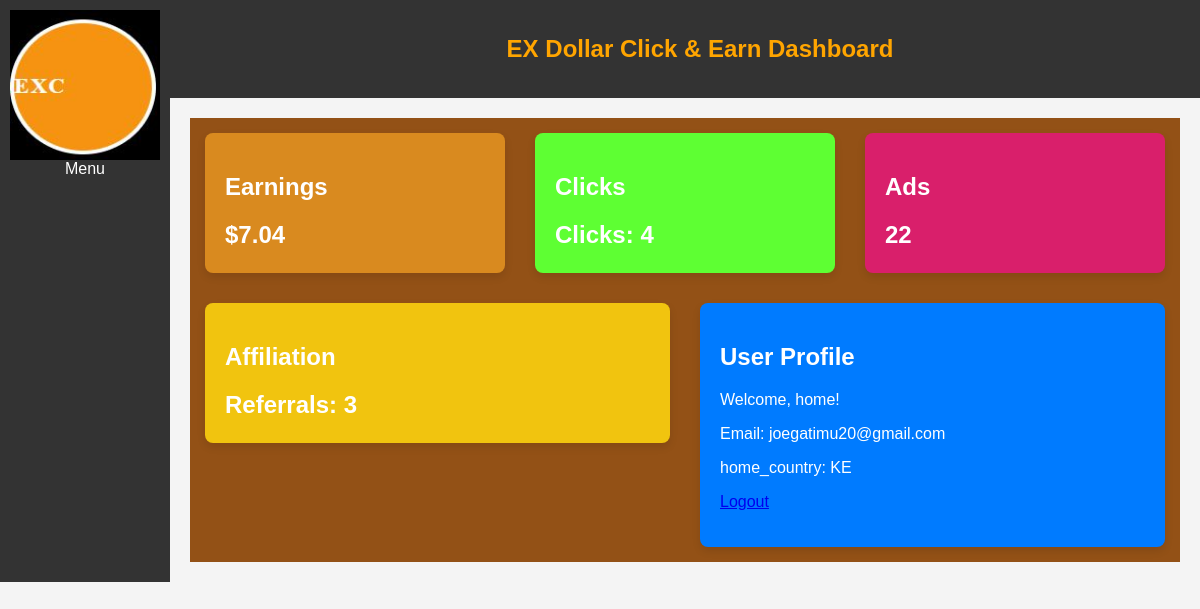
/click/dashboard/index.php (signed in), run on the app's committed database.
### tables this page shows
CREATE TABLE `users` (
  `user_id` int(11) NOT NULL,
  `surname` varchar(255) NOT NULL,
  `othernames` varchar(255) DEFAULT NULL,
  `mobile_number` varchar(15) NOT NULL,
  `home_country` varchar(255) NOT NULL,
  `identity_type` varchar(255) NOT NULL,
  `date_of_birth` date NOT NULL,
  `first_name` varchar(255) NOT NULL,
  `email` varchar(255) NOT NULL,
  `mobile_number2` varchar(15) DEFAULT NULL,
  `town` varchar(255) DEFAULT NULL,
  `number` int(11) NOT NULL,
  `gender` varchar(20) NOT NULL,
  `username` varchar(50) NOT NULL,
  `password` varchar(255) NOT NULL,
  `balance` decimal(10,2) DEFAULT NULL,
  `referrer_id` varchar(255) DEFAULT NULL,
  `referral_code` varchar(255) DEFAULT uuid()
);

### click/dashboard/index.php (the view, shortened to what this page needs)
<?php
include('../connect.php');
$user_id = $_SESSION['user_id'];
$sqlUser = "SELECT * FROM users WHERE user_id = '$user_id'";
$resultUser = $conn->query($sqlUser);
if ($resultUser->num_rows > 0) {
    $user = $resultUser->fetch_assoc();
    $username = $user['username'];
    $email = $user['email'];
    $home_country = $user['home_country'];
    $sqlClicks = "SELECT COUNT(*) AS clicks_count FROM user_actions WHERE user_id = '$user_id' AND action_type = 'click'";
    $resultClicks = $conn->query($sqlClicks);
    if ($resultClicks) {
        $clicksCount = $resultClicks->fetch_assoc()['clicks_count'];
    } else {
        $clicksCount = "N/A";
    }
    $sqlTotalEarnings = "SELECT SUM(earnings) AS total_earnings FROM user_actions WHERE user_id = '$user_id'";
    $resultTotalEarnings = $conn->query($sqlTotalEarnings);
    if ($resultTotalEarnings) {
        $totalEarnings = number_format($resultTotalEarnings->fetch_assoc()['total_earnings'], 2);
        $sqlAffiliationCount = "SELECT COUNT(*) AS affiliation_count FROM users WHERE referrer_id = '$user_id'";
        $resultAffiliationCount = $conn->query($sqlAffiliationCount);
        if ($resultAffiliationCount) {
            $affiliationCount = $resultAffiliationCount->fetch_assoc()['affiliation_count'];
            $totalEarnings += $affiliationCount * 2;
        } else {
            $affiliationCount = "N/A";
        }
    } else {
        $totalEarnings = "N/A";
        $affiliationCount = "N/A";
    }
    $sqlAds = "SELECT COUNT(*) AS ads_count FROM ads WHERE country = '$home_country'";
    $resultAds = $conn->query($sqlAds);
    if ($resultAds) {
        $adsCount = $resultAds->fetch_assoc()['ads_count'];
    } else {
        $adsCount = "N/A";
    }
}
?>
<!DOCTYPE html>
<html lang="en">
<head>
</head>
<body>
    <nav>
        <img src="../logo.JPG" alt="Logo" width="150" height="150" align="left">
        <div class="dropdown" style="text-align: center;">
            <a href="#">Menu</a>
        </div>
    </nav>
    <div class="content">
        <header>
            <h2 style="color: orange;">EX Dollar Click & Earn Dashboard</h2>
        </header>
        <div class="container" style="background-color: #935116;">
            <div class="card" style="background-color: #D98A1F;">
                <h2>Earnings</h2>
                <h2>$<?php echo $totalEarnings; ?></h2>
            </div>
            <div class="card" style="background-color: #5EFF33;">
                <h2>Clicks</h2>
                <h2>Clicks: <?php echo $clicksCount; ?></h2>
            </div>
            <div class="card" style="background-color: #D91F6B;">
                <h2>Ads</h2>
                <h2><?php echo $adsCount; ?></h2>
            </div>
            <div class="affiliation-card" style="background-color: #F1C40F;">
                <h2>Affiliation</h2>
                <h2>Referrals: <?php echo $affiliationCount; ?></h2>
            </div>
            <div class="profile-card">
                <h2>User Profile</h2>
                <p>Welcome, <?php echo $username; ?>!</p>
                <p>Email: <?php echo $email; ?></p>
                <p>home_country: <?php echo $home_country; ?></p>
                <p><a href="../logout.php">Logout</a></p>
            </div>
        </div>
    </div>
</body>
</html>

### click/dashboard/index.php (style rules this page uses)
body { font-family: 'Arial', sans-serif; margin: 0; padding: 0; background-color: #f4f4f4; display: flex; height: auto; }
header { background-color: #333; padding: 15px; text-align: center; width: 100%; }
.container { display: flex; justify-content: space-between; margin: 20px; height: auto; flex-wrap: wrap; }
.card { color: #fff; border-radius: 8px; box-shadow: 0 4px 8px rgba(0, 0, 0, 0.1); margin: 15px; padding: 20px; flex: 1; min-width: 200px; height: 100px; }
.profile-card { background-color: #007bff; color: #fff; border-radius: 8px; box-shadow: 0 4px 8px rgba(0, 0, 0, 0.1); margin: 15px; padding: 20px; flex: 1; min-width: 200px; }
.affiliation-card { background-color: #F1C40F; color: #fff; border-radius: 8px; box-shadow: 0 4px 8px rgba(0, 0, 0, 0.1); margin: 15px; padding: 20px; flex: 1; min-width: 200px; height: 100px; }
nav { background-color: #333; color: #fff; padding: 10px; justify-content: space-between; align-items: center; flex-wrap: wrap; height: auto; }
nav a { color: #fff; text-decoration: none; padding: 10px; margin: 5px 0; }
.content { display: flex; flex-direction: column; width: 100%; }

### data on the page
users: username "home", email "joegatimu20@gmail.com", home_country "KE"

### other printed values
$totalEarnings "7.04"
$clicksCount "4"
$adsCount "22"
$affiliationCount "3"
